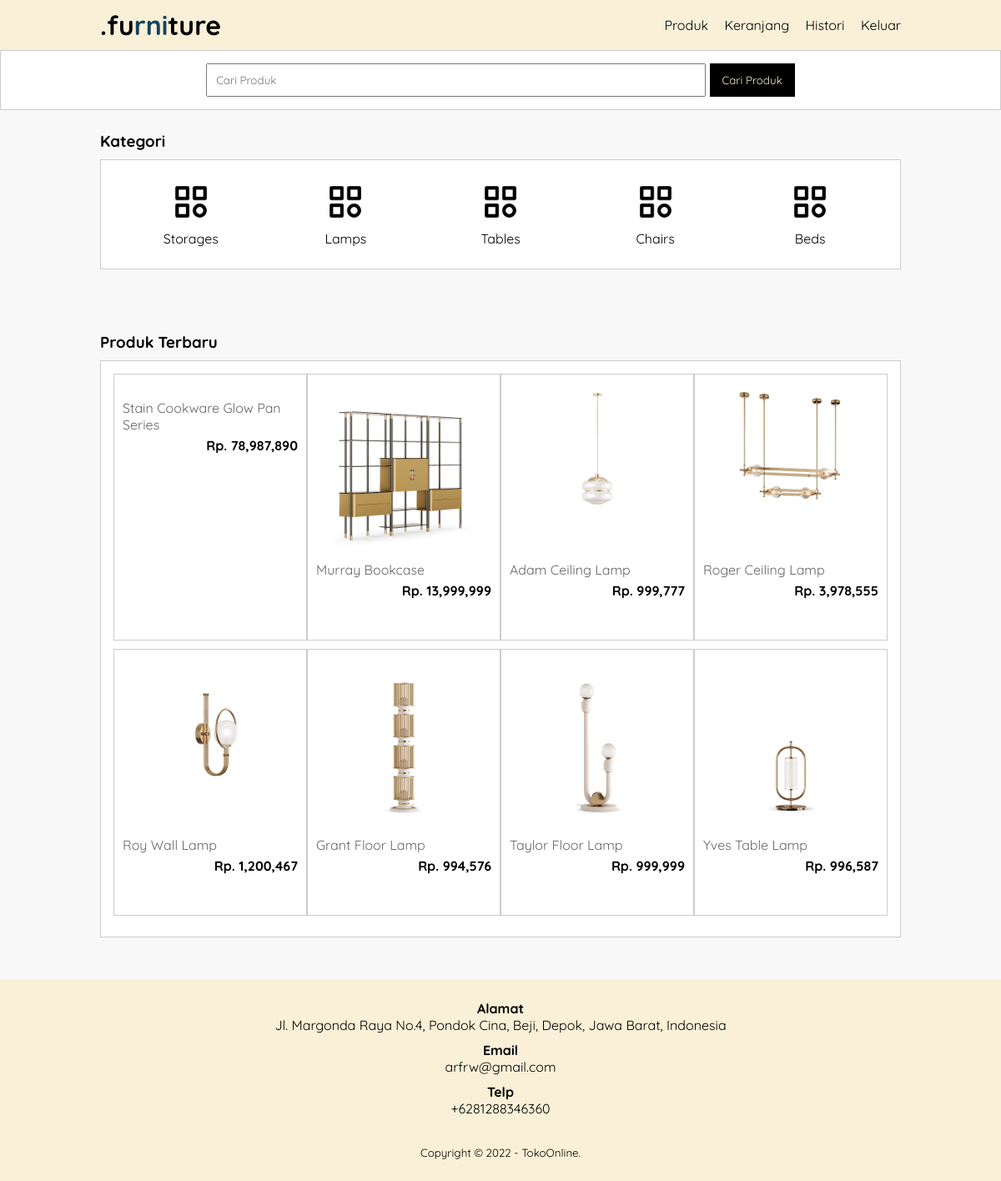
The app's page /index_user.php (signed in) with its own data.
### tables this page shows
CREATE TABLE `tb_category` (
  `id_category` int(11) NOT NULL,
  `name_category` varchar(256) NOT NULL
);

CREATE TABLE `tb_product` (
  `id_product` int(11) NOT NULL,
  `id_category` int(11) NOT NULL,
  `name_product` varchar(100) NOT NULL,
  `price_product` int(11) NOT NULL,
  `description_product` text NOT NULL,
  `image_product` varchar(100) NOT NULL,
  `status_product` tinyint(1) NOT NULL,
  `date_created` timestamp NOT NULL DEFAULT current_timestamp()
);

### index_user.php (the view, shortened to what this page needs)
<?php
    include 'db.php';
    $kontak = mysqli_query($conn, "SELECT telp_admin, email_admin, address_admin FROM tb_admin WHERE id_admin = 1");
    $a = mysqli_fetch_object($kontak);
?>
<!DOCTYPE html>
<html lang="en">
<head>
    <link rel="stylesheet" type="text/css" href="css/style.css">
</head>
<body>
    <header>
        <div class="container">
            <h1><a href="index_user.php">.fu<span>rni</span>ture</a></h1>
            <ul>
                <li><a href="produk.php">Produk</a></li>
                <li><a href="keranjang.php">Keranjang</a></li>
                <li><a href="histori_pembelian.php">Histori</a></li>
                <li><a href="login_user.php">Keluar</a></li>
            </ul>
        </div>
    </header>
    <div class="search">
        <div class="container">
            <form action="produk.php">
                <input type="text" name="search" placeholder="Cari Produk">
                <input type="submit" name="cari" value="Cari Produk">
            </form>
        </div>
    </div>
    <div class="section">
        <div class="container">
            <h3>Kategori</h3>
            <div class="box">
                <?php
                    $kategori = mysqli_query($conn, "SELECT * FROM tb_category ORDER BY id_category DESC");
                    if(mysqli_num_rows($kategori)>0){
                        while($k = mysqli_fetch_array($kategori)){
                ?>
                    <a href="produk.php?kat=<?php echo $k['id_category']?>">
                        <div class="col-5">
                            <img src="img/category_icon.webp" width="50px" style="margin-bottom: 5px;">
                            <p><?php echo $k['name_category']?></p>
                        </div>
                    </a>
                <?php }}else{ ?>
                    <p>Kategori tidak ada</p>
                <?php } ?>
            </div>
        </div>
    </div>
    <div class="section">
        <div class="container">
            <h3>Produk Terbaru</h3>
            <div class="box">
                <?php
                    $produk = mysqli_query($conn, "SELECT * FROM tb_product ORDER BY id_product DESC LIMIT 8");
                    if(mysqli_num_rows($produk) > 0){
                        while($p = mysqli_fetch_array($produk)){
                ?>
                    <a href="detail-product.php?id=<?php echo $p['id_product']?>">
                    <div class="col-4">
                        <img src="produk/<?php echo $p['image_product']?>" alt="">
                        <p class="nama"><?php echo substr($p['name_product'], 0, 30)?></p>
                        <p class="harga">Rp. <?php echo number_format($p['price_product'])?></p>
                    </div>
                    </a>
                <?php }}else{ ?>
                    <p>Produk tidak ada</p>
                <?php } ?>
            </div>
        </div>
    </div>
    <div class="footer">
        <div class="container">
            <h4>Alamat</h4>
            <p><?php echo $a->address_admin ?></p>
            <h4>Email</h4>
            <p><?php echo $a->email_admin ?></p>
            <h4>Telp</h4>
            <p><?php echo $a->telp_admin ?></p>
            <small>Copyright &copy; 2022 - TokoOnline.</small>
        </div>
    </div>
</body>
</html>

### css/style.css (style rules this page uses)
* { padding: 0; margin: 0; font-family: 'Quicksand', sans-serif; }
body { background-color: #f8f8f8; }
a { color: inherit; text-decoration: none; }
header { background-color: #FAF0D7; color: #000000; }
header h1 { float: left; padding: 10px 0; }
header ul { float: right; }
header ul li { display: inline-block; }
header ul li a { padding: 20px 0 20px 15px; display: inline-block; }
.container { width: 80%; margin: 0 auto; }
.container:after { content: ''; display: block; clear: both; }
.container h1 a span { color: #154360; }
.section { padding: 25px 0; }
.box { background-color: #fff; border: 1px solid #ccc; padding: 15px; box-sizing: border-box; margin: 10px 0 25px 0; }
.box:after { content: ''; display: block; clear: both; }
.search { padding: 15px 0; background-color: #fff ; border: 1px solid #ccc; text-align: center; }
.search input[type=text] { width: 60%; padding: 10px; }
.search input[type=submit] { padding: 12px 15px; background-color: #000000; color: #FAF0D7; border: none; cursor: pointer; }
.col-5 { width: 20%; height: 100px; text-align: center; float: left; padding: 10px; box-sizing: border-box; }
.col-4 { width: 25%; height: 320px; border: 1px solid #ccc; float: left; padding: 10px; box-sizing: border-box; margin-bottom: 10px; }
.col-4 img { width: 100%; }
.col-4 .nama { color: #666; margin-bottom: 5px; }
.col-4 .harga { font-weight: bold; color: #000000; float: right; }
.footer { padding: 25px 0; background-color: #FAF0D7; color: #000000; text-align: center; }
.footer p { margin-bottom: 10px; }
.footer small { margin-top: 25px; display: inline-block; }

### records on screen
tb_category: name_category "Storages"
tb_category: name_category "Lamps"
tb_category: name_category "Tables"
tb_category: name_category "Chairs"
tb_category: name_category "Beds"
tb_product: name_product "Stain Cookware Glow Pan Series", price_product "78,987,890"
tb_product: image_product (picture), name_product "Murray Bookcase", price_product "13,999,999"
tb_product: image_product (picture), name_product "Adam Ceiling Lamp", price_product "999,777"
tb_product: image_product (picture), name_product "Roger Ceiling Lamp", price_product "3,978,555"
tb_product: image_product (picture), name_product "Roy Wall Lamp", price_product "1,200,467"
tb_product: image_product (picture), name_product "Grant Floor Lamp", price_product "994,576"
tb_product: image_product (picture), name_product "Taylor Floor Lamp", price_product "999,999"
tb_product: image_product (picture), name_product "Yves Table Lamp", price_product "996,587"

### other values on screen
$a->address_admin "Jl. Margonda Raya No.4, Pondok Cina, Beji, Depok, Jawa Barat, Indonesia"
$a->email_admin "arfrw@gmail.com"
$a->telp_admin "+6281288346360"
